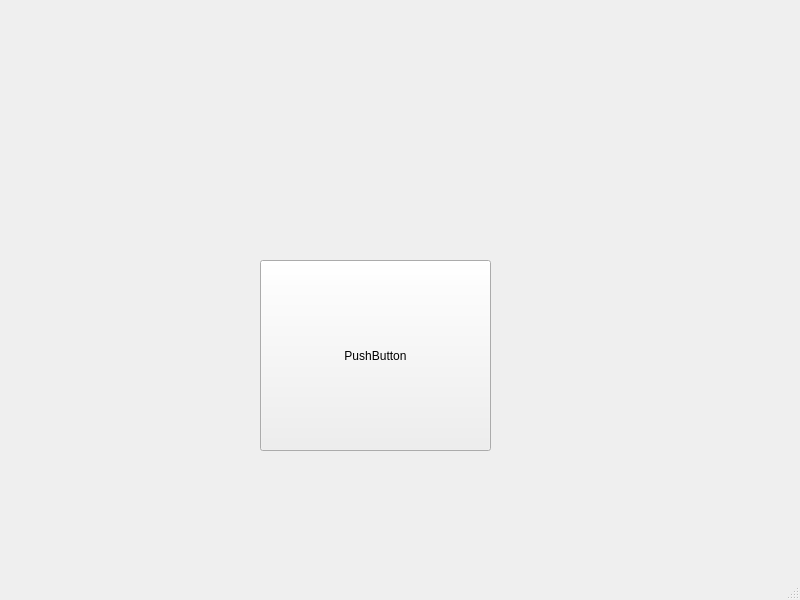
<?xml version="1.0" encoding="UTF-8"?>
<ui version="4.0">
 <class>MainWindow</class>
 <widget class="QMainWindow" name="MainWindow">
  <property name="geometry">
   <rect>
    <x>0</x>
    <y>0</y>
    <width>800</width>
    <height>600</height>
   </rect>
  </property>
  <property name="windowTitle">
   <string>MainWindow</string>
  </property>
  <widget class="QWidget" name="centralwidget">
   <widget class="QPushButton" name="pushButton">
    <property name="geometry">
     <rect>
      <x>260</x>
      <y>260</y>
      <width>231</width>
      <height>191</height>
     </rect>
    </property>
    <property name="text">
     <string>PushButton</string>
    </property>
   </widget>
  </widget>
  <widget class="QMenuBar" name="menubar">
   <property name="geometry">
    <rect>
     <x>0</x>
     <y>0</y>
     <width>800</width>
     <height>22</height>
    </rect>
   </property>
  </widget>
  <widget class="QStatusBar" name="statusbar"/>
 </widget>
 <resources/>
 <connections/>
</ui>
